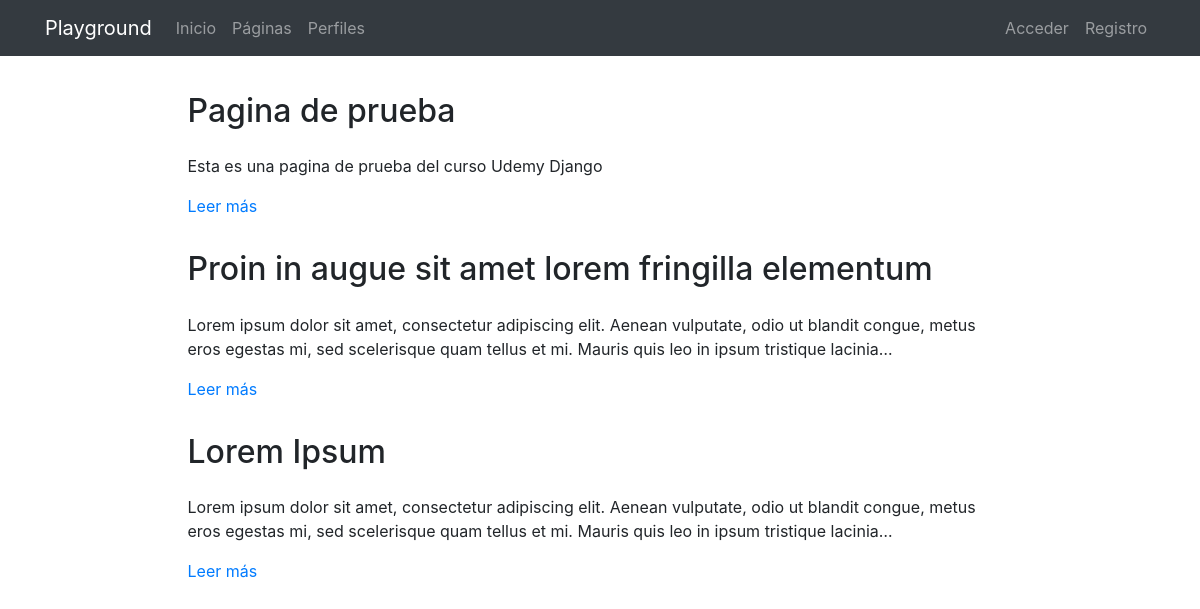
The page /pages/ on the database its author committed.
### pages/models.py (models this page shows, shortened)
class Page(models.Model):
    title = models.CharField(verbose_name="Título", max_length=200)
    content = RichTextField(verbose_name="Contenido")
    order = models.SmallIntegerField(verbose_name="Orden", default=0)
    created = models.DateTimeField(auto_now_add=True, verbose_name="Fecha de creación")
    updated = models.DateTimeField(auto_now=True, verbose_name="Fecha de edición")
    class Meta:
        verbose_name = "página"
        verbose_name_plural = "páginas"
        ordering = ['order', 'title']

### pages/views.py (the view)
# urls.py: path('', PageListView.as_view(), name='pages'),
class PageListView(ListView):
    model = Page

### pages/templates/pages/page_list.html (shortened to what this page needs)
{% extends 'core/base.html' %}
{% load static %}
{% block content %}
{% include 'pages/includes/pages_menu.html' %}
<main role="main">
  <div class="container mb-4">
    {% for page in page_list|dictsort:"id" reversed %}
      <div class="row mt-3">
        <div class="col-md-9 mx-auto">
          <h2 class="mb-4">{{page.title}}</h2>
          <div>
            <p>{{page.content|striptags|safe|truncatechars:"200"}}</p>
            <p><a href="{% url 'pages:page' page.id page.title|slugify %}">Leer más</a>
            </p>
          </div>
        </div>
      </div>
    {% endfor %}
  </div>
</main>
{% endblock %}

### core/static/core/css/main.css (style rules this page uses)
main { padding-top: 20px; }
:root { --jumbotron-padding-y: 3rem; }

### rows shown on the page
Page: title "Pagina de prueba", content "Esta es una pagina de prueba del curso Udemy Django"
Page: title "Proin in augue sit amet lorem fringilla elementum", content "Lorem ipsum dolor sit amet, consectetur adipiscing elit. Aenean vulputate, odio ut blandit congue, metus eros egestas mi, sed scelerisque quam tellus et mi. Mauris quis leo in ipsum tristique lacinia…"
Page: title "Lorem Ipsum", content "Lorem ipsum dolor sit amet, consectetur adipiscing elit. Aenean vulputate, odio ut blandit congue, metus eros egestas mi, sed scelerisque quam tellus et mi. Mauris quis leo in ipsum tristique lacinia…"
